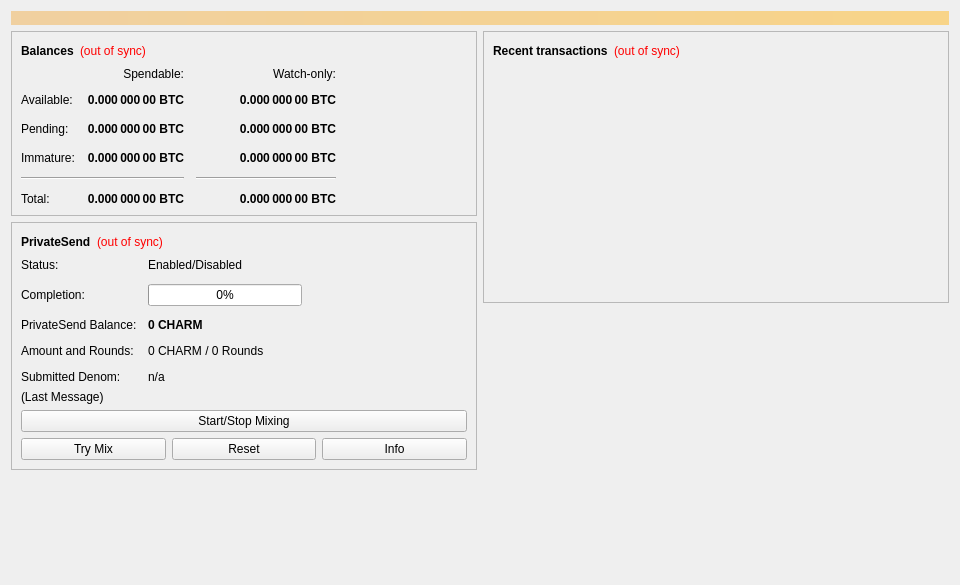
<?xml version="1.0" encoding="UTF-8"?>
<ui version="4.0">
 <class>OverviewPage</class>
 <widget class="QWidget" name="OverviewPage">
  <property name="geometry">
   <rect>
    <x>0</x>
    <y>0</y>
    <width>960</width>
    <height>585</height>
   </rect>
  </property>
  <property name="minimumSize">
   <size>
    <width>960</width>
    <height>0</height>
   </size>
  </property>
  <property name="windowTitle">
   <string>Form</string>
  </property>
  <layout class="QVBoxLayout" name="topLayout">
   <item>
    <widget class="QLabel" name="labelAlerts">
     <property name="visible">
      <bool>false</bool>
     </property>
     <property name="styleSheet">
      <string notr="true">background-color: qlineargradient(x1: 0, y1: 0, x2: 1, y2: 0, stop:0 #F0D0A0, stop:1 #F8D488); color:#000000;</string>
     </property>
     <property name="wordWrap">
      <bool>true</bool>
     </property>
     <property name="margin">
      <number>3</number>
     </property>
    </widget>
   </item>
   <item>
    <layout class="QHBoxLayout" name="horizontalLayout" stretch="1,1">
     <item>
      <layout class="QVBoxLayout" name="verticalLayout_2">
       <item>
        <widget class="QFrame" name="frame">
         <property name="frameShape">
          <enum>QFrame::StyledPanel</enum>
         </property>
         <property name="frameShadow">
          <enum>QFrame::Raised</enum>
         </property>
         <layout class="QVBoxLayout" name="verticalLayout_4">
          <item>
           <layout class="QHBoxLayout" name="horizontalLayout_4">
            <item>
             <widget class="QLabel" name="label_5">
              <property name="font">
               <font>
                <weight>75</weight>
                <bold>true</bold>
               </font>
              </property>
              <property name="text">
               <string>Balances</string>
              </property>
             </widget>
            </item>
            <item>
             <widget class="QLabel" name="labelWalletStatus">
              <property name="toolTip">
               <string>The displayed information may be out of date. Your wallet automatically synchronizes with the Charm network after a connection is established, but this process has not completed yet.</string>
              </property>
              <property name="styleSheet">
               <string notr="true">QLabel { color: red; }</string>
              </property>
              <property name="text">
               <string notr="true">(out of sync)</string>
              </property>
              <property name="alignment">
               <set>Qt::AlignLeading|Qt::AlignLeft|Qt::AlignVCenter</set>
              </property>
             </widget>
            </item>
            <item>
             <spacer name="horizontalSpacer_3">
              <property name="orientation">
               <enum>Qt::Horizontal</enum>
              </property>
              <property name="sizeHint" stdset="0">
               <size>
                <width>40</width>
                <height>20</height>
               </size>
              </property>
             </spacer>
            </item>
           </layout>
          </item>
          <item>
           <layout class="QGridLayout" name="gridLayout">
            <property name="spacing">
             <number>12</number>
            </property>
            <item row="2" column="2">
             <widget class="QLabel" name="labelWatchPending">
              <property name="font">
               <font>
                <weight>75</weight>
                <bold>true</bold>
               </font>
              </property>
              <property name="cursor">
               <cursorShape>IBeamCursor</cursorShape>
              </property>
              <property name="toolTip">
               <string>Unconfirmed transactions to watch-only addresses</string>
              </property>
              <property name="text">
               <string notr="true">0.000 000 00 BTC</string>
              </property>
              <property name="alignment">
               <set>Qt::AlignRight|Qt::AlignTrailing|Qt::AlignVCenter</set>
              </property>
              <property name="textInteractionFlags">
               <set>Qt::LinksAccessibleByMouse|Qt::TextSelectableByKeyboard|Qt::TextSelectableByMouse</set>
              </property>
             </widget>
            </item>
            <item row="2" column="1">
             <widget class="QLabel" name="labelUnconfirmed">
              <property name="font">
               <font>
                <weight>75</weight>
                <bold>true</bold>
               </font>
              </property>
              <property name="cursor">
               <cursorShape>IBeamCursor</cursorShape>
              </property>
              <property name="toolTip">
               <string>Total of transactions that have yet to be confirmed, and do not yet count toward the spendable balance</string>
              </property>
              <property name="text">
               <string notr="true">0.000 000 00 BTC</string>
              </property>
              <property name="alignment">
               <set>Qt::AlignRight|Qt::AlignTrailing|Qt::AlignVCenter</set>
              </property>
              <property name="textInteractionFlags">
               <set>Qt::LinksAccessibleByMouse|Qt::TextSelectableByKeyboard|Qt::TextSelectableByMouse</set>
              </property>
             </widget>
            </item>
            <item row="3" column="2">
             <widget class="QLabel" name="labelWatchImmature">
              <property name="font">
               <font>
                <weight>75</weight>
                <bold>true</bold>
               </font>
              </property>
              <property name="cursor">
               <cursorShape>IBeamCursor</cursorShape>
              </property>
              <property name="toolTip">
               <string>Mined balance in watch-only addresses that has not yet matured</string>
              </property>
              <property name="text">
               <string notr="true">0.000 000 00 BTC</string>
              </property>
              <property name="alignment">
               <set>Qt::AlignRight|Qt::AlignTrailing|Qt::AlignVCenter</set>
              </property>
              <property name="textInteractionFlags">
               <set>Qt::LinksAccessibleByMouse|Qt::TextSelectableByKeyboard|Qt::TextSelectableByMouse</set>
              </property>
             </widget>
            </item>
            <item row="4" column="0" colspan="2">
             <widget class="Line" name="lineSpendableBalance">
              <property name="orientation">
               <enum>Qt::Horizontal</enum>
              </property>
             </widget>
            </item>
            <item row="4" column="2">
             <widget class="Line" name="lineWatchBalance">
              <property name="sizePolicy">
               <sizepolicy hsizetype="Preferred" vsizetype="Fixed">
                <horstretch>0</horstretch>
                <verstretch>0</verstretch>
               </sizepolicy>
              </property>
              <property name="minimumSize">
               <size>
                <width>140</width>
                <height>0</height>
               </size>
              </property>
              <property name="orientation">
               <enum>Qt::Horizontal</enum>
              </property>
             </widget>
            </item>
            <item row="5" column="0">
             <widget class="QLabel" name="labelTotalText">
              <property name="text">
               <string>Total:</string>
              </property>
             </widget>
            </item>
            <item row="3" column="1">
             <widget class="QLabel" name="labelImmature">
              <property name="font">
               <font>
                <weight>75</weight>
                <bold>true</bold>
               </font>
              </property>
              <property name="cursor">
               <cursorShape>IBeamCursor</cursorShape>
              </property>
              <property name="toolTip">
               <string>Mined balance that has not yet matured</string>
              </property>
              <property name="text">
               <string notr="true">0.000 000 00 BTC</string>
              </property>
              <property name="alignment">
               <set>Qt::AlignRight|Qt::AlignTrailing|Qt::AlignVCenter</set>
              </property>
              <property name="textInteractionFlags">
               <set>Qt::LinksAccessibleByMouse|Qt::TextSelectableByKeyboard|Qt::TextSelectableByMouse</set>
              </property>
             </widget>
            </item>
            <item row="2" column="3">
             <spacer name="horizontalSpacer_2">
              <property name="orientation">
               <enum>Qt::Horizontal</enum>
              </property>
              <property name="sizeHint" stdset="0">
               <size>
                <width>40</width>
                <height>20</height>
               </size>
              </property>
             </spacer>
            </item>
            <item row="3" column="0">
             <widget class="QLabel" name="labelImmatureText">
              <property name="text">
               <string>Immature:</string>
              </property>
             </widget>
            </item>
            <item row="5" column="1">
             <widget class="QLabel" name="labelTotal">
              <property name="font">
               <font>
                <weight>75</weight>
                <bold>true</bold>
               </font>
              </property>
              <property name="cursor">
               <cursorShape>IBeamCursor</cursorShape>
              </property>
              <property name="toolTip">
               <string>Your current total balance</string>
              </property>
              <property name="text">
               <string notr="true">0.000 000 00 BTC</string>
              </property>
              <property name="alignment">
               <set>Qt::AlignRight|Qt::AlignTrailing|Qt::AlignVCenter</set>
              </property>
              <property name="textInteractionFlags">
               <set>Qt::LinksAccessibleByMouse|Qt::TextSelectableByKeyboard|Qt::TextSelectableByMouse</set>
              </property>
             </widget>
            </item>
            <item row="5" column="2">
             <widget class="QLabel" name="labelWatchTotal">
              <property name="font">
               <font>
                <weight>75</weight>
                <bold>true</bold>
               </font>
              </property>
              <property name="cursor">
               <cursorShape>IBeamCursor</cursorShape>
              </property>
              <property name="toolTip">
               <string>Current total balance in watch-only addresses</string>
              </property>
              <property name="text">
               <string notr="true">0.000 000 00 BTC</string>
              </property>
              <property name="alignment">
               <set>Qt::AlignRight|Qt::AlignTrailing|Qt::AlignVCenter</set>
              </property>
              <property name="textInteractionFlags">
               <set>Qt::LinksAccessibleByMouse|Qt::TextSelectableByKeyboard|Qt::TextSelectableByMouse</set>
              </property>
             </widget>
            </item>
            <item row="0" column="2">
             <widget class="QLabel" name="labelWatchonly">
              <property name="text">
               <string>Watch-only:</string>
              </property>
              <property name="alignment">
               <set>Qt::AlignRight|Qt::AlignTrailing|Qt::AlignVCenter</set>
              </property>
             </widget>
            </item>
            <item row="1" column="0">
             <widget class="QLabel" name="labelBalanceText">
              <property name="text">
               <string>Available:</string>
              </property>
             </widget>
            </item>
            <item row="1" column="1">
             <widget class="QLabel" name="labelBalance">
              <property name="font">
               <font>
                <weight>75</weight>
                <bold>true</bold>
               </font>
              </property>
              <property name="cursor">
               <cursorShape>IBeamCursor</cursorShape>
              </property>
              <property name="toolTip">
               <string>Your current spendable balance</string>
              </property>
              <property name="text">
               <string notr="true">0.000 000 00 BTC</string>
              </property>
              <property name="alignment">
               <set>Qt::AlignRight|Qt::AlignTrailing|Qt::AlignVCenter</set>
              </property>
              <property name="textInteractionFlags">
               <set>Qt::LinksAccessibleByMouse|Qt::TextSelectableByKeyboard|Qt::TextSelectableByMouse</set>
              </property>
             </widget>
            </item>
            <item row="1" column="2">
             <widget class="QLabel" name="labelWatchAvailable">
              <property name="font">
               <font>
                <weight>75</weight>
                <bold>true</bold>
               </font>
              </property>
              <property name="cursor">
               <cursorShape>IBeamCursor</cursorShape>
              </property>
              <property name="toolTip">
               <string>Your current balance in watch-only addresses</string>
              </property>
              <property name="text">
               <string notr="true">0.000 000 00 BTC</string>
              </property>
              <property name="alignment">
               <set>Qt::AlignRight|Qt::AlignTrailing|Qt::AlignVCenter</set>
              </property>
              <property name="textInteractionFlags">
               <set>Qt::LinksAccessibleByMouse|Qt::TextSelectableByKeyboard|Qt::TextSelectableByMouse</set>
              </property>
             </widget>
            </item>
            <item row="2" column="0">
             <widget class="QLabel" name="labelPendingText">
              <property name="text">
               <string>Pending:</string>
              </property>
             </widget>
            </item>
            <item row="0" column="1">
             <widget class="QLabel" name="labelSpendable">
              <property name="text">
               <string>Spendable:</string>
              </property>
              <property name="alignment">
               <set>Qt::AlignRight|Qt::AlignTrailing|Qt::AlignVCenter</set>
              </property>
             </widget>
            </item>
           </layout>
          </item>
         </layout>
        </widget>
       </item>
       <item>
        <widget class="QFrame" name="framePrivateSend">
         <property name="layoutDirection">
          <enum>Qt::LeftToRight</enum>
         </property>
         <property name="frameShape">
          <enum>QFrame::StyledPanel</enum>
         </property>
         <property name="frameShadow">
          <enum>QFrame::Raised</enum>
         </property>
         <layout class="QVBoxLayout" name="VerticalLayout_PS1">
          <item>
           <layout class="QHBoxLayout" name="horizontalLayout_5">
            <item>
             <widget class="QLabel" name="labelPrivateSendHeader">
              <property name="font">
               <font>
                <weight>75</weight>
                <bold>true</bold>
               </font>
              </property>
              <property name="text">
               <string>PrivateSend</string>
              </property>
             </widget>
            </item>
            <item>
             <widget class="QLabel" name="labelPrivateSendSyncStatus">
              <property name="toolTip">
               <string>The displayed information may be out of date. Your wallet automatically synchronizes with the Charm network after a connection is established, but this process has not completed yet.</string>
              </property>
              <property name="styleSheet">
               <string notr="true">QLabel { color: red; }</string>
              </property>
              <property name="text">
               <string notr="true">(out of sync)</string>
              </property>
              <property name="alignment">
               <set>Qt::AlignLeading|Qt::AlignLeft|Qt::AlignVCenter</set>
              </property>
             </widget>
            </item>
            <item>
             <spacer name="horizontalSpacer_4">
              <property name="orientation">
               <enum>Qt::Horizontal</enum>
              </property>
              <property name="sizeHint" stdset="0">
               <size>
                <width>40</width>
                <height>20</height>
               </size>
              </property>
             </spacer>
            </item>
           </layout>
          </item>
          <item>
           <layout class="QFormLayout" name="privateSendFormLayout">
            <property name="fieldGrowthPolicy">
             <enum>QFormLayout::AllNonFixedFieldsGrow</enum>
            </property>
            <property name="horizontalSpacing">
             <number>11</number>
            </property>
            <property name="verticalSpacing">
             <number>12</number>
            </property>
            <item row="0" column="0">
             <widget class="QLabel" name="labelPrivateSendEnabledText">
              <property name="text">
               <string>Status:</string>
              </property>
             </widget>
            </item>
            <item row="0" column="1">
             <widget class="QLabel" name="labelPrivateSendEnabled">
              <property name="text">
               <string>Enabled/Disabled</string>
              </property>
             </widget>
            </item>
            <item row="1" column="0">
             <widget class="QLabel" name="labelCompletitionText">
              <property name="text">
               <string>Completion:</string>
              </property>
             </widget>
            </item>
            <item row="1" column="1">
             <widget class="QProgressBar" name="privateSendProgress">
              <property name="maximumSize">
               <size>
                <width>154</width>
                <height>16777215</height>
               </size>
              </property>
              <property name="value">
               <number>0</number>
              </property>
             </widget>
            </item>
            <item row="2" column="0">
             <widget class="QLabel" name="labelAnonymizedText">
              <property name="text">
               <string>PrivateSend Balance:</string>
              </property>
             </widget>
            </item>
            <item row="2" column="1">
             <widget class="QLabel" name="labelAnonymized">
              <property name="font">
               <font>
                <weight>75</weight>
                <bold>true</bold>
               </font>
              </property>
              <property name="text">
               <string notr="true">0 CHARM</string>
              </property>
             </widget>
            </item>
            <item row="3" column="0">
             <widget class="QLabel" name="labelAmountAndRoundsText">
              <property name="text">
               <string>Amount and Rounds:</string>
              </property>
             </widget>
            </item>
            <item row="3" column="1">
             <widget class="QLabel" name="labelAmountRounds">
              <property name="text">
               <string>0 CHARM / 0 Rounds</string>
              </property>
             </widget>
            </item>
            <item row="4" column="0">
             <widget class="QLabel" name="labelSubmittedDenomText">
              <property name="text">
               <string>Submitted Denom:</string>
              </property>
             </widget>
            </item>
            <item row="4" column="1">
             <widget class="QLabel" name="labelSubmittedDenom">
              <property name="toolTip">
               <string>The denominations you submitted to the Masternode.&lt;br&gt;To mix, other users must submit the exact same denominations.</string>
              </property>
              <property name="text">
               <string>n/a</string>
              </property>
             </widget>
            </item>
           </layout>
          </item>
          <item>
           <layout class="QVBoxLayout" name="VerticalLayout_PS">
            <item>
             <widget class="QLabel" name="labelPrivateSendLastMessage">
              <property name="text">
               <string>(Last Message)</string>
              </property>
              <property name="alignment">
               <set>Qt::AlignLeading|Qt::AlignLeft|Qt::AlignTop</set>
              </property>
              <property name="wordWrap">
               <bool>true</bool>
              </property>
             </widget>
            </item>
            <item>
             <widget class="QPushButton" name="togglePrivateSend">
              <property name="sizePolicy">
               <sizepolicy hsizetype="MinimumExpanding" vsizetype="Fixed">
                <horstretch>0</horstretch>
                <verstretch>0</verstretch>
               </sizepolicy>
              </property>
              <property name="text">
               <string>Start/Stop Mixing</string>
              </property>
             </widget>
            </item>
            <item>
             <layout class="QHBoxLayout" name="horizontalLayout_debugbuttons">
              <item>
               <widget class="QPushButton" name="privateSendAuto">
                <property name="sizePolicy">
                 <sizepolicy hsizetype="MinimumExpanding" vsizetype="Fixed">
                  <horstretch>0</horstretch>
                  <verstretch>0</verstretch>
                 </sizepolicy>
                </property>
                <property name="toolTip">
                 <string>Try to manually submit a PrivateSend request.</string>
                </property>
                <property name="text">
                 <string>Try Mix</string>
                </property>
               </widget>
              </item>
              <item>
               <widget class="QPushButton" name="privateSendReset">
                <property name="sizePolicy">
                 <sizepolicy hsizetype="MinimumExpanding" vsizetype="Fixed">
                  <horstretch>0</horstretch>
                  <verstretch>0</verstretch>
                 </sizepolicy>
                </property>
                <property name="toolTip">
                 <string>Reset the current status of PrivateSend (can interrupt PrivateSend if it's in the process of Mixing, which can cost you money!)</string>
                </property>
                <property name="autoFillBackground">
                 <bool>false</bool>
                </property>
                <property name="text">
                 <string>Reset</string>
                </property>
               </widget>
              </item>
              <item>
               <widget class="QPushButton" name="privateSendInfo">
                <property name="sizePolicy">
                 <sizepolicy hsizetype="MinimumExpanding" vsizetype="Fixed">
                  <horstretch>0</horstretch>
                  <verstretch>0</verstretch>
                 </sizepolicy>
                </property>
                <property name="toolTip">
                 <string>Information about PrivateSend and Mixing</string>
                </property>
                <property name="text">
                 <string>Info</string>
                </property>
               </widget>
              </item>
             </layout>
            </item>
           </layout>
          </item>
         </layout>
        </widget>
       </item>
       <item>
        <spacer name="verticalSpacer">
         <property name="orientation">
          <enum>Qt::Vertical</enum>
         </property>
         <property name="sizeHint" stdset="0">
          <size>
           <width>20</width>
           <height>40</height>
          </size>
         </property>
        </spacer>
       </item>
      </layout>
     </item>
     <item>
      <layout class="QVBoxLayout" name="verticalLayout_3">
       <item>
        <widget class="QFrame" name="frame_2">
         <property name="frameShape">
          <enum>QFrame::StyledPanel</enum>
         </property>
         <property name="frameShadow">
          <enum>QFrame::Raised</enum>
         </property>
         <layout class="QVBoxLayout" name="verticalLayout">
          <item>
           <layout class="QHBoxLayout" name="horizontalLayout_2">
            <item>
             <widget class="QLabel" name="label_4">
              <property name="font">
               <font>
                <weight>75</weight>
                <bold>true</bold>
               </font>
              </property>
              <property name="text">
               <string>Recent transactions</string>
              </property>
             </widget>
            </item>
            <item>
             <widget class="QLabel" name="labelTransactionsStatus">
              <property name="toolTip">
               <string>The displayed information may be out of date. Your wallet automatically synchronizes with the Charm network after a connection is established, but this process has not completed yet.</string>
              </property>
              <property name="styleSheet">
               <string notr="true">QLabel { color: red; }</string>
              </property>
              <property name="text">
               <string notr="true">(out of sync)</string>
              </property>
              <property name="alignment">
               <set>Qt::AlignLeading|Qt::AlignLeft|Qt::AlignVCenter</set>
              </property>
             </widget>
            </item>
            <item>
             <spacer name="horizontalSpacer">
              <property name="orientation">
               <enum>Qt::Horizontal</enum>
              </property>
              <property name="sizeHint" stdset="0">
               <size>
                <width>40</width>
                <height>20</height>
               </size>
              </property>
             </spacer>
            </item>
           </layout>
          </item>
          <item>
           <widget class="QListView" name="listTransactions">
            <property name="styleSheet">
             <string notr="true">QListView { background: transparent; }</string>
            </property>
            <property name="frameShape">
             <enum>QFrame::NoFrame</enum>
            </property>
            <property name="verticalScrollBarPolicy">
             <enum>Qt::ScrollBarAlwaysOff</enum>
            </property>
            <property name="horizontalScrollBarPolicy">
             <enum>Qt::ScrollBarAlwaysOff</enum>
            </property>
            <property name="selectionMode">
             <enum>QAbstractItemView::NoSelection</enum>
            </property>
           </widget>
          </item>
         </layout>
        </widget>
       </item>
       <item>
        <spacer name="verticalSpacer_2">
         <property name="orientation">
          <enum>Qt::Vertical</enum>
         </property>
         <property name="sizeHint" stdset="0">
          <size>
           <width>20</width>
           <height>40</height>
          </size>
         </property>
        </spacer>
       </item>
      </layout>
     </item>
    </layout>
   </item>
  </layout>
 </widget>
 <resources/>
 <connections/>
</ui>
